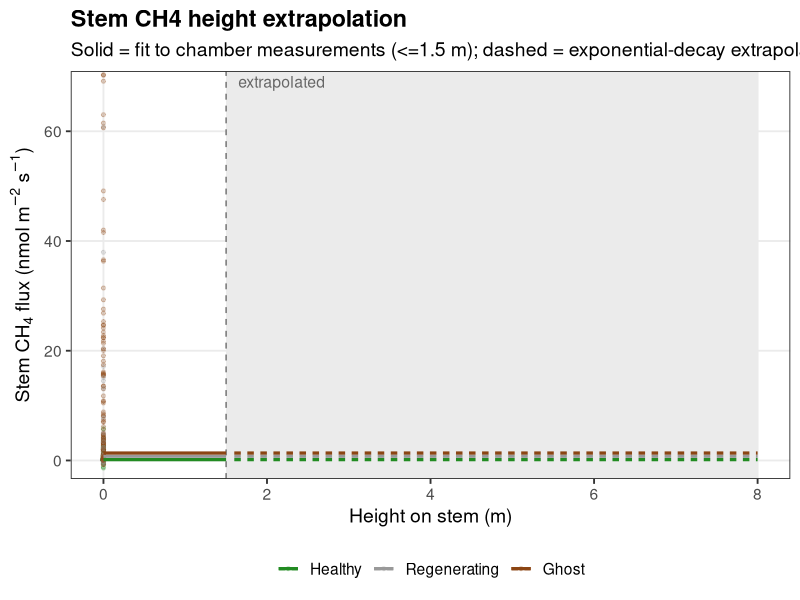
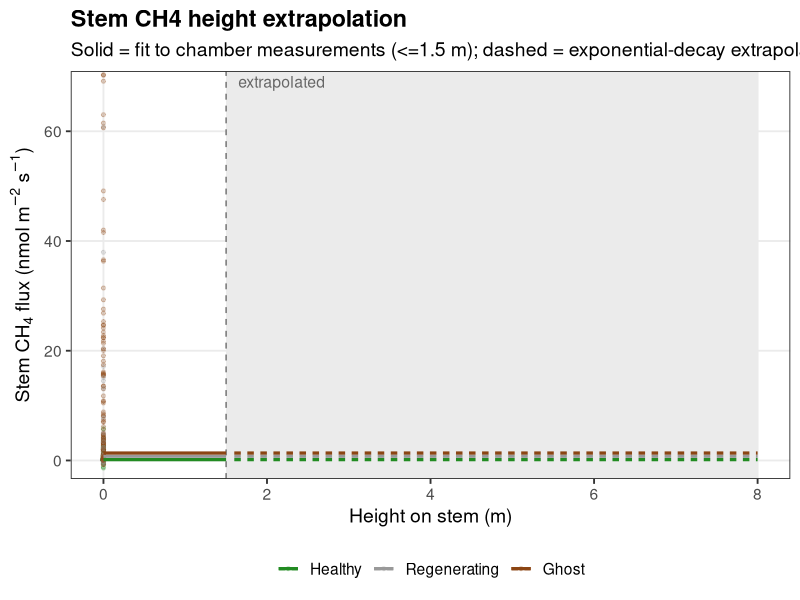
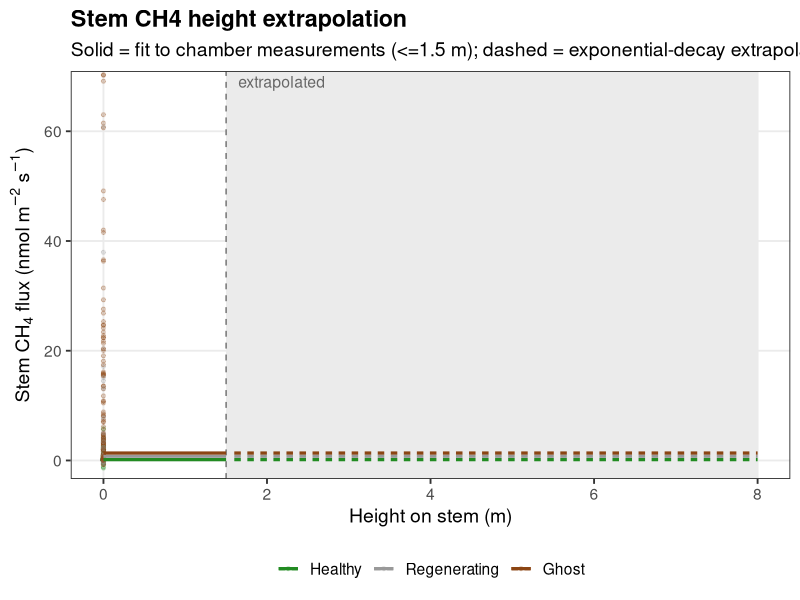

Generate these figures, in order, with R:
# Clean presentation figure of the stem-flux height-extrapolation approach:
# measured stem CH4 below the ~1.5 m chamber limit, exponential-decay fit
# extrapolated above it (clamped >= 0). By disturbance class.
suppressMessages({library(dplyr);library(ggplot2)})
if (requireNamespace("here", quietly = TRUE)) setwd(here::here())
dir.create("output/figures/other", recursive = TRUE, showWarnings = FALSE)
d<-read.csv("output/data_products/combined_gas_flux_dataset.csv") %>%
  filter(component=="stem", disturbance_level %in% c("ghost","healthy","regenerating"),
         !is.na(CH4_best.flux), !is.na(height)) %>%
  mutate(h=ifelse(median(height,na.rm=TRUE)<10,height,height/100),   # -> meters
         Class=factor(recode(disturbance_level,healthy="Healthy",regenerating="Regenerating",ghost="Ghost"),
                      levels=c("Healthy","Regenerating","Ghost")))
Hmax<-1.5
pal<-c(Healthy="#228B22",Regenerating="#999999",Ghost="#8B4513")
# exponential-decay fit per class on measured (<=Hmax) positive fluxes; predict + clamp>=0
grid<-do.call(rbind,lapply(levels(d$Class),function(cl){
  dc<-d %>% filter(Class==cl, h<=Hmax, CH4_best.flux>0)
  if(nrow(dc)<5) return(NULL)
  fit<-lm(log(CH4_best.flux)~h,data=dc)
  hh<-seq(0,8,0.1)
  data.frame(Class=cl,h=hh,pred=pmax(exp(predict(fit,newdata=data.frame(h=hh))),0),
             measured=hh<=Hmax)
}))
grid$Class<-factor(grid$Class,levels=levels(d$Class))
p<-ggplot()+
  annotate("rect",xmin=Hmax,xmax=8,ymin=-Inf,ymax=Inf,fill="grey92")+
  annotate("text",x=Hmax+0.15,y=Inf,label="extrapolated",hjust=0,vjust=1.4,size=4,color="grey40")+
  geom_vline(xintercept=Hmax,linetype="dashed",color="grey45")+
  geom_point(data=d %>% filter(h<=Hmax),aes(h,CH4_best.flux,color=Class),alpha=.25,size=1.1)+
  geom_line(data=grid %>% filter(measured),aes(h,pred,color=Class),linewidth=1.1)+
  geom_line(data=grid %>% filter(!measured),aes(h,pred,color=Class),linewidth=1.1,linetype="22")+
  scale_color_manual(values=pal,name=NULL)+
  coord_cartesian(ylim=c(0,quantile(d$CH4_best.flux[d$h<=Hmax],.97,na.rm=TRUE)))+
  labs(x="Height on stem (m)",y=expression("Stem CH"[4]*" flux (nmol "*m^-2*" "*s^-1*")"),
       title="Stem CH4 height extrapolation",
       subtitle="Solid = fit to chamber measurements (<=1.5 m); dashed = exponential-decay extrapolation above")+
  theme_bw(base_size=14)+theme(legend.position="bottom",panel.grid.minor=element_blank(),
        plot.title=element_text(face="bold"))
ggsave("output/figures/other/stem_extrap_clean.pdf",p,width=8,height=5)
ggsave("output/figures/other/stem_extrap_clean.png",p,width=8,height=5,dpi=200)
ggsave("output/figures/presentation/09e_stem_extrapolation.png",p,width=8,height=5,dpi=200)
cat("written stem_extrap_clean\n")
